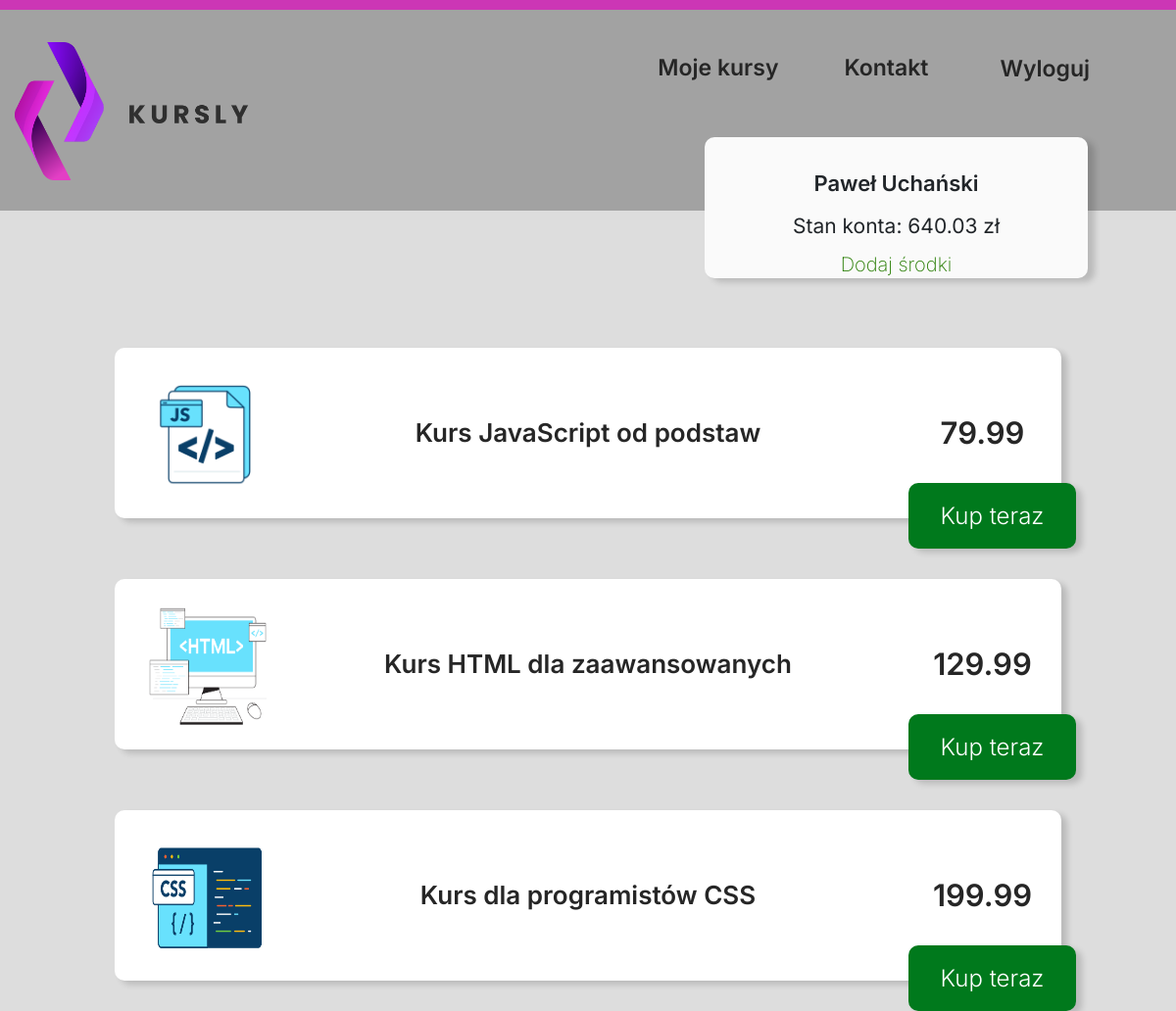
Page /panel.php (signed in) on the committed database.
### tables this page shows
CREATE TABLE `users` (
  `id_user` int(11) NOT NULL AUTO_INCREMENT,
  `password` varchar(100) NOT NULL,
  `name` varchar(100) NOT NULL,
  `surname` varchar(100) NOT NULL,
  `email` varchar(100) NOT NULL,
  `street` varchar(100) NOT NULL,
  `house_number` varchar(20) NOT NULL,
  `zip_code` varchar(10) NOT NULL,
  `city` varchar(100) NOT NULL,
  `wallet` double NOT NULL,
  `discount` tinyint(1) DEFAULT NULL,
  PRIMARY KEY (`id_user`)
);

CREATE TABLE `courses` (
  `id_course` int(11) NOT NULL AUTO_INCREMENT,
  `id_category` int(11) DEFAULT NULL,
  `name` varchar(200) DEFAULT NULL,
  `description` varchar(255) DEFAULT NULL,
  `price` double DEFAULT NULL,
  `level` int(11) DEFAULT NULL,
  `img` varchar(100) DEFAULT NULL,
  PRIMARY KEY (`id_course`),
  KEY `cat_type` (`id_category`),
  CONSTRAINT `cat_type` FOREIGN KEY (`id_category`) REFERENCES `categories` (`id_category`)
);

### panel.php (the view, shortened to what this page needs)
<!DOCTYPE html>
<html lang="pl">
    <head>
        <link rel="stylesheet" href="style.css" type="text/css">
        <link href="bootstrap/css/bootstrap.min.css" rel="stylesheet">
    </head>
    <?php
    if($_SESSION["session_login"]==true)
    {
        ?>
        <body>
            <div class="pink"></div>
            <div class="sekcja1_all2">
                <div class="container">
                    <div class="row">
                        <div class="col-md-3">
                            <div class="sekcja1_lewo2">
                                <a href="panel.php"><img src="img/logo.png"></a>
                            </div>
                        </div>
                        <div class="col-md-9">
                            <div class="sekcja1_prawo2">
                                <div class="menu">
                                    <ul>
                                        <li><form method="POST">
                                            <input type="submit" name="logout" value="Wyloguj" class="menu_option">
                                        </form></li>
                                        <li><a href="contact.php" class="menu_option">Kontakt</a></li>
                                        <li><a href="orders.php" class="menu_option">Moje kursy</a></li>
                                    </ul>
                                </div>
                            </div>
                        </div>
                        <?php
                            @$current_user = $_SESSION["user_id"];
                            require_once "connect.php";
                            if($connect->connect_errno!=0)
                            {
                                echo "<br></nr>Błąd bazy danych";
                            }
                            else
                            {
                                @$sql = "SELECT * FROM users WHERE id_user='$current_user'";
                                if($rezultat = @$connect->query($sql))
                                {
                                    while($row = mysqli_fetch_assoc($rezultat))
                                    {
                                        $name = $row['name'];
                                        $surname = $row['surname'];
                                        $cash = $row['wallet'];
                                    }
                                }
                                echo '<div class="user_panel">';
                                echo '<p id="user_panel_name">', $name, ' ', $surname, '</p>';
                                echo '<p id="user_panel_cash">Stan konta: ',$cash,' zł' ,'</p>';
                                echo '<p id="user_panel_addCash">Dodaj środki</p>';
                                echo '</div>';
                            }
                        ?>
                    </div>
                </div>
            </div>
            <div class="sekcja2_all2">
                    <?php
                            require_once "connect.php";
                            if($connect->connect_errno!=0)
                            {
                                echo "<br></nr>Błąd bazy danych";
                            }
                            else
                            {
                                @$sql = "SELECT * FROM courses";
                                if($rezultat = @$connect->query($sql))
                                {
                                    while($row = mysqli_fetch_assoc($rezultat))
                                    {
                                        $course_id = $row['id_course'];
                                        $course_img = $row['img'];
                                        $course_name = $row['name'];
                                        $course_price = $row['price'];
                                        echo    '<div class="course_list">';
                                        echo    '<div class="container">';
                                        echo        '<div class="row">';
                                        echo            '<div class="col-md-2">';
                                        echo                '<div class="sekcja2_lewo2">';
                                        echo                    '<img src="',
                                        $course_img ,'">';
                                        echo                '</div>';
                                        echo            '</div>';
                                        echo            '<div class="col-md-8">';
                                        echo                '<div class="sekcja2_srodek2">';
                                        echo                    '<p id="course_list_title">',$course_name,'</p>';
                                        echo                '</div>';
                                        echo            '</div>';
                                        echo            '<div class="col-md-2">';
                                        echo                '<div class="sekcja2_prawo2">';
                                        echo                    '<p id="course_list_price">',$course_price,'</p>';
                                        echo                '</div>';
                                        echo                '<form method="POST"><input type="radio" id="courseRadio" name="ordered" value=',
                                        $course_id,' checked><input type="submit" class="buy" value="Kup teraz" name="submit"></form>';
                                        echo            '</div>';
                                        echo        '</div>';
                                        echo    '</div>';
                                        echo '</div>';
                                    }
                                }
                            }
                        ?>
            </div>
        </body>
        <?php
            }
            else
            {
                echo "<script type=\"text/javascript\">
                window.setTimeout(\"window.location.replace('index.php');\",1);
                </script>";
            }
        ?>
</html>

### style.css (style rules this page uses)
body { margin: 0 auto; background-color: #DDDDDD !important; font-family: 'Inter', sans-serif !important; }
.container { max-width: 1640px !important; }
.sekcja1_all2 { height: 205px; background-color: #A2A2A2; margin-bottom: 140px; }
.sekcja1_all2 img { width: 243px; height: 141px; }
.sekcja1_lewo2 { height: 205px; line-height: 205px; }
.sekcja1_prawo2 { height: 205px; }
.menu { margin-top: 42px; }
.menu_option { float: right; margin-right: 67px; font-size: 23px; color: #262626; font-weight: 600; background-color:transparent; border: none; }
.pink { background-color: #CC36B5; height: 10px; }
.user_panel { width: 391px; height: 144px; background-color: #FAFAFA; box-shadow: 7px 4px 6px #00000029; border-radius: 10px; position: absolute; right: 90px; top: 140px; text-align: center; }
#user_panel_name { margin-top: 31px; font-size: 22px; font-weight: 600; }
#user_panel_cash { font-size: 21px; font-weight: 400; margin-top: -5px; }
#user_panel_addCash { margin-top: -8px; color: #267C00; font-size: 20px; font-weight: 200; }
.course_list { margin: 0 auto; float:none; width: 966px; height: 174px; background-color: #FFFFFF; box-shadow: 6px 4px 6px #00000029; border-radius: 10px; margin-top: 62px; }
.course_list img { width: 120px; height:120px; margin-left: 20px; }
#course_list_title { font-size: 26px; font-weight: 600; color: #262626; }
#course_list_price { font-size: 31px; font-weight: 600; color: #262626; }
.sekcja2_lewo2 { line-height: 174px; }
.sekcja2_srodek2 { line-height: 174px; }
.sekcja2_prawo2 { line-height: 174px; }
.buy { position: absolute; right: -15px; bottom: -15px; width: 171px; height: 67px; background: #00791C; box-shadow: 6px 4px 6px #00000029; border-radius: 10px; color: white; font-size: 24px; font-weight: 300; border: none; }
.sekcja2_all2 { text-align: center; }
ul { list-style-type: none; margin: 0; padding: 0; }
li { display: inline; }

### rows in the picture
users: name "Paweł", surname "Uchański", wallet "640.03"
courses: img (picture), name "Kurs JavaScript od podstaw", price "79.99"
courses: img (picture), name "Kurs HTML dla zaawansowanych", price "129.99"
courses: img (picture), name "Kurs dla programistów CSS", price "199.99"
